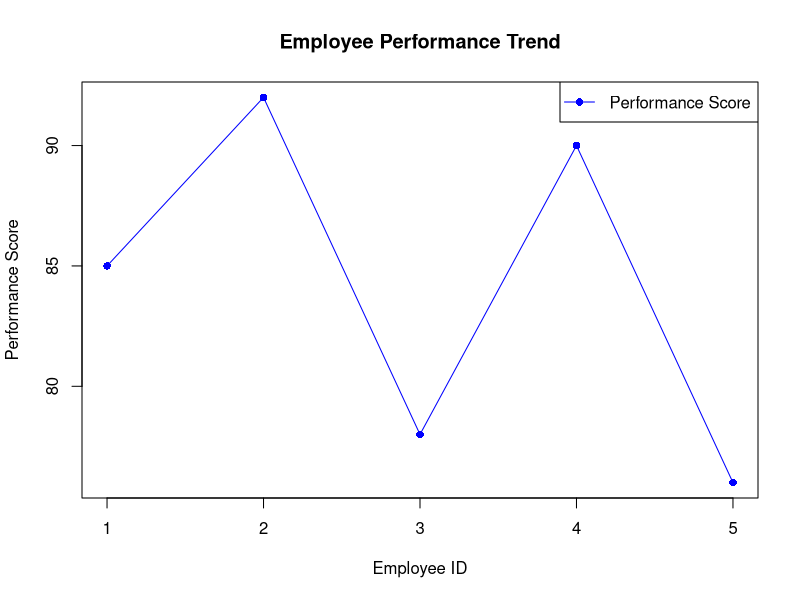

Write the R code that produced this figure.
# Create the dataset
employee <- data.frame(
  EmployeeID = c(1, 2, 3, 4, 5),
  Department = c("Sales", "HR", "Marketing", "Sales", "HR"),
  YearsOfService = c(5, 3, 7, 4, 2),
  PerformanceScore = c(85, 92, 78, 90, 76)
)

print(employee)

# Line Chart
plot(employee$EmployeeID,
     employee$PerformanceScore,
     type = "o",
     col = "blue",
     pch = 16,
     xlab = "Employee ID",
     ylab = "Performance Score",
     main = "Employee Performance Trend")

legend("topright",
       legend = "Performance Score",
       col = "blue",
       lty = 1,
       pch = 16) 
